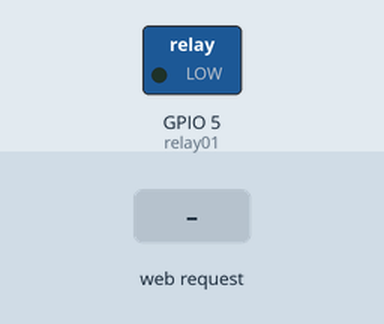
The sketch below on a simulated ESP8266 (NodeMCU). On the bench: switched loads named in the sketch (green lamp = pin HIGH). The test bench sets the inputs (shaded band). WiFi joins after 1.5 s; servers stay silent unless stated.

Above: at 2.7 s.
2.8 s: HTTP request GET /on received
At 4.0 s:
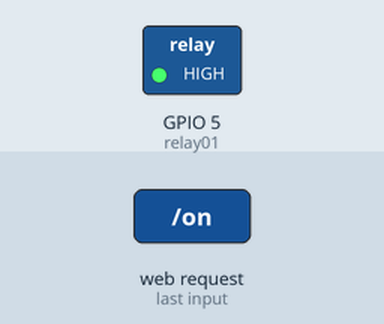
4.3 s: HTTP request GET /off received
At 5.2 s:
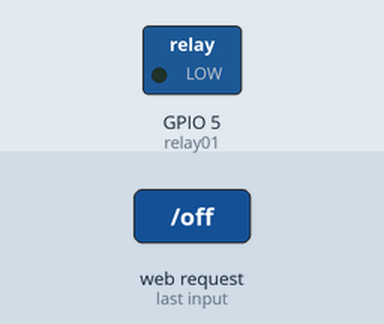
Timing chart, 0 to 7.3 s (numbered marks = the images above; inputs shaded):
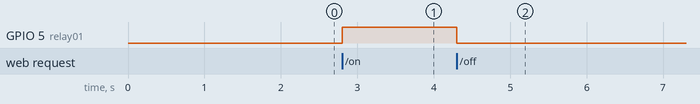

Measured:
- after the input at 2.8 s, GPIO 5 (relay01): LOW → HIGH at once
- after the input at 4.3 s, GPIO 5 (relay01): HIGH → LOW at once

The sketch:

relayTest1.ino
```cpp
#include <ESP8266WiFi.h>
#include <WiFiClient.h>
#include <ESP8266WebServer.h>
#include <ESP8266mDNS.h>

const char* ssid = "YYap"; //無線網路名稱
const char* password = "1111111111"; //無線網路密碼

ESP8266WebServer server(80); //設定Web server & port 為 80 (http protocol 專用Port

const int relay01 = 5; // Relay = GPIO05

void handleRoot() { //首頁

  String s = "<!DOCTYPE HTML>\r\n<html>\r\n"; // HTML5
  s += "<head><meta http-equiv=\"content-type\" content=\"text/html; charset=utf-8\"></head>"; //Charset
  s += " <meta name=\"viewport\" content=\"user-scalable=no, initial-scale=1, maximum-scale=1, minimum-scale=1, width=device-width\">"; //手機自動調大小
  s += "<p><a href=\"\\on\"><button>On</button></a>"; //Button On
  s += "<p><a href=\"\\off\"><button>Off</button></a>"; //Button off
  s += "</html>\n";
  server.send(200, "text/html", s); //以HTML格式傳送到 ESP8266 SERVER PORT
}

void handleNotFound() {
  String message = "File Not Found\n\n";
  message += "URI: ";
  message += server.uri();
  message += "\nMethod: ";
  message += (server.method() == HTTP_GET) ? "GET" : "POST";
  message += "\nArguments: ";
  message += server.args();
  message += "\n";
  for (uint8_t i = 0; i < server.args(); i++) {
    message += " " + server.argName(i) + ": " + server.arg(i) + "\n";
  }
  server.send(404, "text/plain", message);
}

void setup(void) {

  pinMode(relay01, OUTPUT); //設定REPLAY PIN (GPIO05) 為輸出格式
  WiFi.begin(ssid, password); //啟動Wifi

  // Wait for connection
  while (WiFi.status() != WL_CONNECTED) {
    delay(500);
  }

  MDNS.begin("esp8266"); //啟用Multi DNS, 設定esp8266.local為本機網域及主機名稱

  server.on("/", handleRoot); // Home page call function handleRoot

  server.on("/on", []() {
    digitalWrite(relay01, 1);  // Set Relay On
    String s = "<!DOCTYPE HTML>\r\n<html>\r\n";
    s += "<head><meta http-equiv=\"content-type\" content=\"text/html; charset=utf-8\"></head>";
    s += " <meta name=\"viewport\" content=\"user-scalable=no, initial-scale=1, maximum-scale=1, minimum-scale=1, width=device-width\">";
    s += "<p><a href=\"\\on\"><button>On</button></a>";
    s += "<p><a href=\"\\off\"><button>Off</button></a>";
    s += "</html>\n";
    server.send(200, "text/html", s);
  });

  server.on("/off", []() {
    digitalWrite(relay01, 0);  // Set Relay Off
    String s = "<!DOCTYPE HTML>\r\n<html>\r\n";
    s += "<head><meta http-equiv=\"content-type\" content=\"text/html; charset=utf-8\"></head>";
    s += " <meta name=\"viewport\" content=\"user-scalable=no, initial-scale=1, maximum-scale=1, minimum-scale=1, width=device-width\">";
    s += "<p><a href=\"\\on\"><button>On</button></a>";
    s += "<p><a href=\"\\off\"><button>Off</button></a>";
    s += "</html>\n";
    server.send(200, "text/html", s);
  });

  server.onNotFound(handleNotFound);
  server.begin();
}

void loop(void) {
  server.handleClient();
}
```
